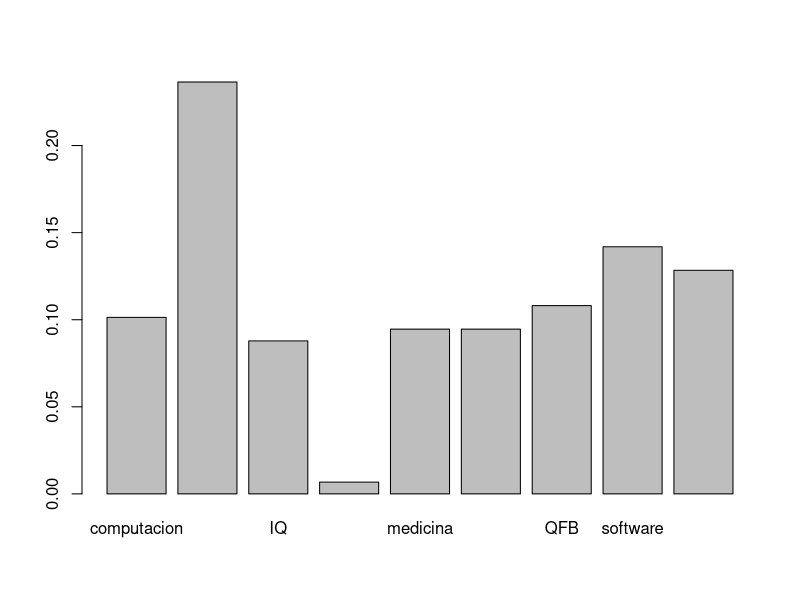
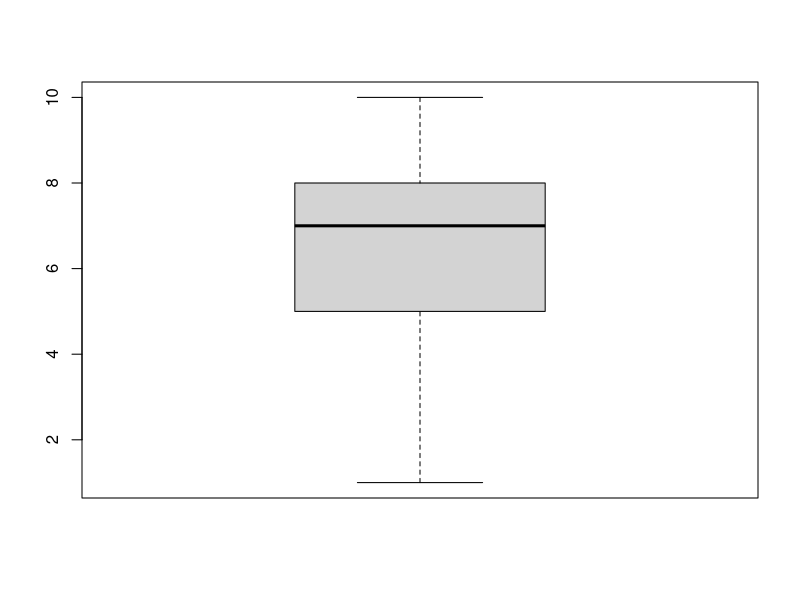
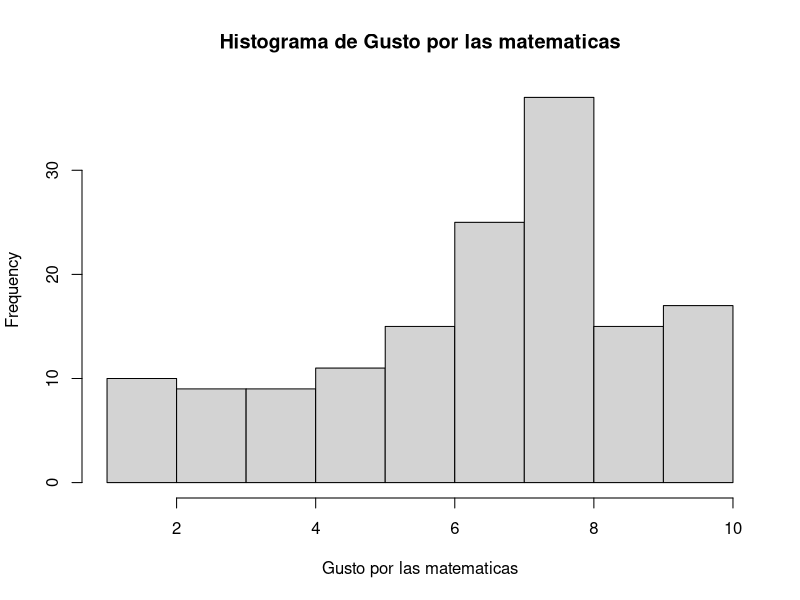
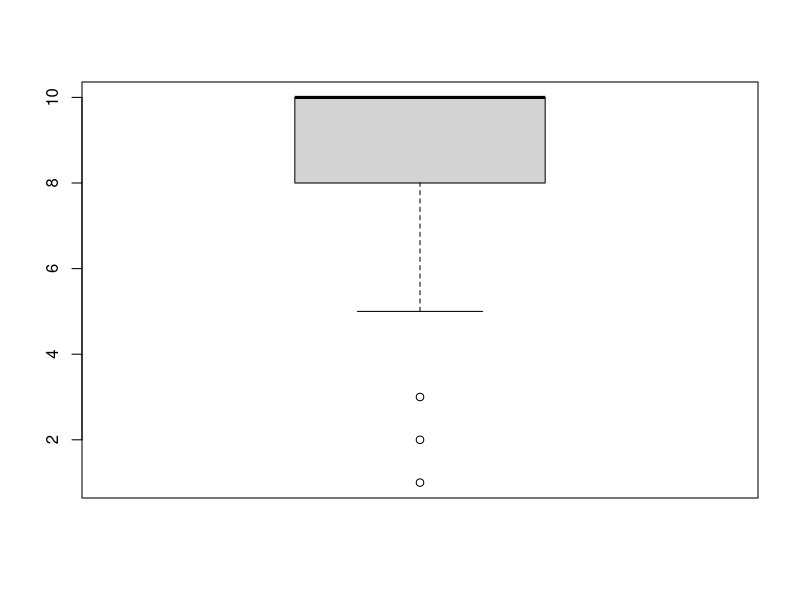
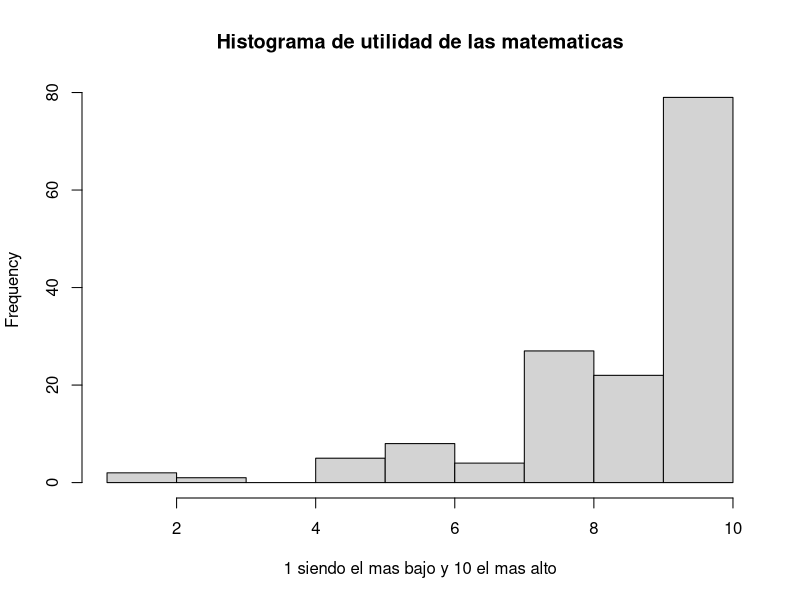
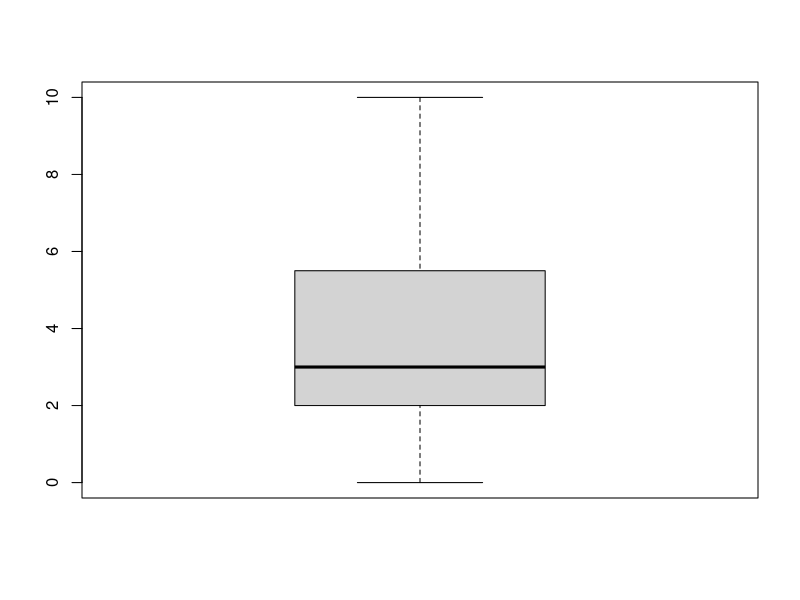
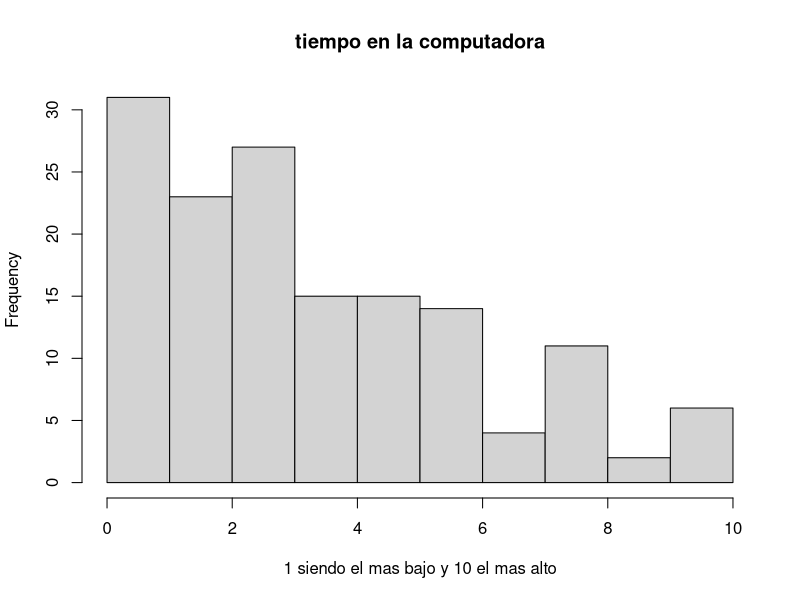
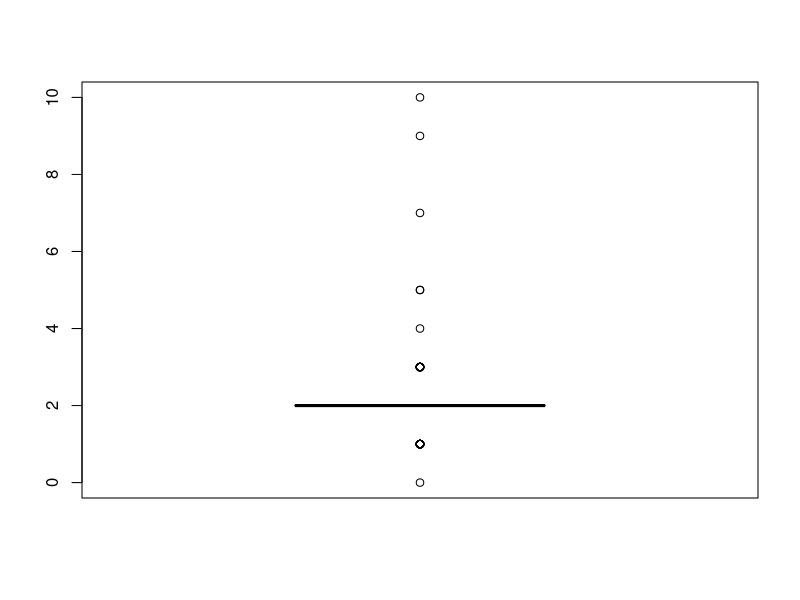

R code for these plots, in order: (Note: this script raises an error after producing the figures.)
## ---- chunk 1
knitr::opts_chunk$set(echo = FALSE)
alumnos <-read.csv("dataset-alumnos-v2.csv")
library("e1071")


## ---- chunk 2
summary(alumnos$carrera)
## ---- chunk 3
barplot(prop.table(table(alumnos$carrera)))
## ---- chunk 4
summary(alumnos$gusto_por_las_matematicas)
skewness(alumnos$gusto_por_las_matematicas)
boxplot(alumnos$gusto_por_las_matematicas)


## ---- chunk 5
hist(alumnos$gusto_por_las_matematicas, xlab = 'Gusto por las matematicas',main = 'Histograma de Gusto por las matematicas')
## ---- chunk 6
summary(alumnos$utilidad_de_matematicas)
skewness(alumnos$utilidad_de_matematicas)
boxplot(alumnos$utilidad_de_matematicas)

## ---- chunk 7
hist(alumnos$utilidad_de_matematicas, xlab = '1 siendo el mas bajo y 10 el mas alto',main = 'Histograma de utilidad de las matematicas')
## ---- chunk 8
summary(alumnos$tiempo_computadora_por_dia)
skewness(alumnos$tiempo_computadora_por_dia)
boxplot(alumnos$tiempo_computadora_por_dia)
## ---- chunk 9
hist(alumnos$tiempo_computadora_por_dia, xlab = '1 siendo el mas bajo y 10 el mas alto',main = 'tiempo en la computadora')
## ---- chunk 10
summary(alumnos$numero_de_idiomas)
skewness(alumnos$numero_de_idiomas)
boxplot(alumnos$numero_de_idiomas)
## ---- chunk 11
hist(alumnos$numero_de_idiomas, xlab = 'numero de idiomas que dominan',main = 'Histograma de idiomas')

## ---- chunk 12
summary(alumnos$gusto_por_cocinar)
skewness(alumnos$gusto_por_cocinar)
boxplot(alumnos$gusto_por_cocinar)
## ---- chunk 13
hist(alumnos$gusto_por_cocinar, xlab = 'siendo 1 el gusto minimo y 10 el mas alto',main = 'Histograma de gusto por cocinar')

## ---- chunk 14
summary(alumnos$horas_de_ejercicio_por_semana)
skewness(alumnos$horas_de_ejercicio_por_semana)
boxplot(alumnos$horas_de_ejercicio_por_semana)
## ---- chunk 15
hist(alumnos$horas_de_ejercicio_por_semana, xlab = 'Horas de ejercicio a la semana',main = 'Histograma de Ejercicio')

## ---- chunk 16
summary(alumnos$promedio_de_horas_clase)
skewness(alumnos$promedio_de_horas_clase)
boxplot(alumnos$promedio_de_horas_clase)
## ---- chunk 17
hist(alumnos$promedio_de_horas_clase, xlab = 'Promedio de Horas de clase a la semana',main = 'Histograma de Horas de clase a la semana')

## ---- chunk 18
summary(alumnos$nivel_de_sociable)
skewness(alumnos$nivel_de_sociable)
boxplot(alumnos$nivel_de_sociable)
## ---- chunk 19
hist(alumnos$nivel_de_sociable, xlab = 'Considerando el 1 como el mas bajo y 10 el mas alto',main = 'Histograma de Sociabilidad')

## ---- chunk 20
summary(alumnos$libros_escolares_al_semestre)
skewness(alumnos$libros_escolares_al_semestre)
boxplot(alumnos$libros_escolares_al_semestre)
## ---- chunk 21
hist(alumnos$libros_escolares_al_semestre, xlab = 'libros leidos en el semestre',main = 'Histograma de Libros')

## ---- chunk 22
summary(alumnos$gusto_trabajo_en_equipo)
skewness(alumnos$gusto_trabajo_en_equipo)
boxplot(alumnos$gusto_trabajo_en_equipo)
## ---- chunk 23
hist(alumnos$gusto_trabajo_en_equipo, xlab = 'siendo 1 el mas bajo y 10 el mas alto',main = 'Histograma de trabajo en equipo')

## ---- chunk 24
summary(alumnos$importancia_por_la_apariencia_personal_en_clase)
skewness(alumnos$importancia_por_la_apariencia_personal_en_clase)
boxplot(alumnos$importancia_por_la_apariencia_personal_en_clase)
## ---- chunk 25
hist(alumnos$importancia_por_la_apariencia_personal_en_clase, xlab = 'siendo 1 el mas bajo y 10 el mas alto',main = 'Histograma de Apariencia Personal')

## ---- chunk 26
summary(alumnos$horas_de_videojuegos_al_dia)
skewness(alumnos$horas_de_videojuegos_al_dia)
boxplot(alumnos$horas_de_videojuegos_al_dia)
## ---- chunk 27
hist(alumnos$horas_de_videojuegos_al_dia, xlab = 'Horas de videojuegos a la semana',main = 'Histograma de Horas de videojuegs')

## ---- chunk 28
summary(alumnos$tolerancia_por_la_sangre)
skewness(alumnos$tolerancia_por_la_sangre)
boxplot(alumnos$tolerancia_por_la_sangre)
## ---- chunk 29
hist(alumnos$tolerancia_por_la_sangre, xlab = 'siendo 1 el mas bajo y 10 el mas alto',main = 'Histograma de Tolerancia a la Sangre')

## ---- chunk 30
summary(alumnos$gusto_de_trabajar_con_sustancias)
skewness(alumnos$gusto_de_trabajar_con_sustancias)
boxplot(alumnos$gusto_de_trabajar_con_sustancias)
## ---- chunk 31
hist(alumnos$gusto_de_trabajar_con_sustancias, xlab = 'siendo 1 el mas bajo y 10 el mas alto',main = 'Histograma de Trabajar con sustancias')

## ---- chunk 32
summary(alumnos$conocimiento_primeros_auxilios)
skewness(alumnos$conocimiento_primeros_auxilios)
boxplot(alumnos$conocimiento_primeros_auxilios)
## ---- chunk 33
hist(alumnos$conocimiento_primeros_auxilios, xlab = 'Siendo 1 el mas bajo y 10 el mas alto' , main = 'Histograma de conocimientos acerca de primeros Auxilios')
## ---- chunk 34
summary(alumnos$solidaridad)
skewness(alumnos$solidaridad)
boxplot(alumnos$solidaridad)
## ---- chunk 35
hist(alumnos$solidaridad, xlab = 'siendo 1 el mas bajo y 10 el mas alto',main = 'Histograma de Solidaridad')

## ---- chunk 36
summary(alumnos$viajes_al_ano)
skewness(alumnos$viajes_al_ano)
boxplot(alumnos$viajes_al_ano)
## ---- chunk 37
hist(alumnos$viajes_al_ano, xlab ="viajes al a�o",main = "viajes al a�o")

## ---- chunk 38
summary(alumnos$conocimiento_por_la_cultura_de_tu_estado)
skewness(alumnos$conocimiento_por_la_cultura_de_tu_estado)
boxplot(alumnos$conocimiento_por_la_cultura_de_tu_estado)
## ---- chunk 39
hist(alumnos$conocimiento_por_la_cultura_de_tu_estado, xlab = 'Considerado 1 como no conocer nada y 10 conocer mucho',main = 'Histograma de Conocimiento de Cultura')

## ---- chunk 40
summary(alumnos$cuidado_por_la_alimentacion)
skewness(alumnos$cuidado_por_la_alimentacion)
boxplot(alumnos$cuidado_por_la_alimentacion)
## ---- chunk 41
hist(alumnos$cuidado_por_la_alimentacion, xlab = 'Considerando 1 como no tener importancia y 10 como tener demasiada importancia' , main = 'Histograma del cuidado en la Alimentacion')
## ---- chunk 42
summary(alumnos$destreza_fisica)
skewness(alumnos$destreza_fisica)
boxplot(alumnos$destreza_fisica)
## ---- chunk 43
hist(alumnos$destreza_fisica, xlab = 'Considerado 1 como no tener destreza fisica y 10 mucha destreza',main = 'Histograma de Destreza fisica')

## ---- chunk 44
summary(alumnos$destreza_mental)
skewness(alumnos$destreza_mental)
boxplot(alumnos$destreza_mental)
## ---- chunk 45
hist(alumnos$destreza_mental, xlab = 'Considerado 1 como no tener destreza mental y 10 mucha destreza',main = 'Histograma de Destreza mental')

## ---- chunk 46
summary(alumnos$herramientas_adicionales)
skewness(alumnos$herramientas_adicionales)
boxplot(alumnos$herramientas_adicionales)
## ---- chunk 47
hist(alumnos$herramientas_adicionales, xlab = 'Cuantas herramientas son usadas en su carrera',main = 'Histograma de Herramientas Adicionales')

## ---- chunk 48
alumnosData = alumnos[-1]
alumnosData = alumnosData[-1]

## ---- chunk 49
cor(alumnosData)
## ---- chunk 50
plot(alumnos$cuidado_por_la_alimentacion, alumnos$gusto_por_cocinar , xlab = 'Cuidado por la alimentacion' , ylab = 'Gusto por cocinar')
## ---- chunk 51
plot(alumnos$gusto_por_las_matematicas, alumnos$utilidad_de_matematicas, xlab = 'Gusto por las matematicas', ylab = 'Utilidad de las matematicas')
## ---- chunk 52
plot(alumnos$carrera, alumnos$numero_de_idiomas, xlab = 'Carrera', ylab = 'Numero de idiomas')
## ---- chunk 53
plot(alumnos$carrera, alumnos$nivel_de_sociable, xlab = 'Carrera', ylab ='Nivel de sociable')
## ---- chunk 54
plot(alumnos$carrera, alumnos$tiempo_computadora_por_dia, xlab = 'Carrera', ylab = 'Horas en la computadora al dia')
## ---- chunk 55
plot(alumnos$carrera, alumnos$tolerancia_por_la_sangre , xlab = 'Carrera' , ylab = 'Tolerancia a la sangre')
## ---- chunk 56
plot(alumnos$carrera , alumnos$destreza_fisica, xlab = 'Carrera' , ylab = 'Destreza Fisica')
## ---- chunk 57
plot(alumnos$carrera, alumnos$libros_escolares_al_semestre, xlab= 'Carrera' , ylab = 'Libros escolares al semestre')
## ---- chunk 58
plot(alumnos$gusto_por_las_matematicas , alumnos$nivel_de_sociable, xlab = 'Gusto por las matematicas' , ylab = 'Nivel de sociable')
## ---- chunk 59
plot(alumnos$tiempo_computadora_por_dia , alumnos$horas_de_videojuegos_al_dia , xlab = 'Tiempo en la computadora al dia' , ylab = 'Horas de videojuegos al dia')
## ---- chunk 60
plot(alumnos$promedio_de_horas_clase , alumnos$libros_escolares_al_semestre, xlab = 'Promedio de horas clase ', ylab = 'Libros escolares al semestre')
## ---- chunk 61
#reinicio de datos
alumnos <-read.csv("dataset-alumnos-v2.csv")
#Asignacion al azar
alumnos <- alumnos[sample(1:nrow(alumnos)),]

normalize = function(x){
  return((x-min(x)) / (max(x)-min(x)))
}
#alumnos[,c(3:25)]
alumnos[is.na(alumnos)] <- 1
alumnos_n = sapply(alumnos[,c(3:25)],normalize)
#alumnos_n
## ---- chunk 62

#70% para entrenar
alumnos_train <- alumnos_n[1:104,]
#30% para probar 
alumnos_test <- alumnos_n[105:148,]
#dim(alumnos_train)
#dim(alumnos_test)              

alumnos_train_labels <- alumnos[1:104,2]
#alumnos_train_labels
alumnos_test_labels <- alumnos[105:148,2]
#alumnos_test_labels


## ---- chunk 63
library(class)

#p <- knn(train,test,class,k)
#base de datos de entrenamiento, prueba, class etiquetas de entrenamiento, k el vecino

alumnos_test_pred <- knn(train = alumnos_train,
                      test = alumnos_test,
                      cl = alumnos_train_labels,
                      k = 1)

## ---- chunk 64
#regresa el resultado
#library("gmodels")
#CrossTable(x=alumnos_test_labels,
 #          y=alumnos_test_pred,
  #         prop.chisq = FALSE)


table(alumnos_test_labels,alumnos_test_pred)
